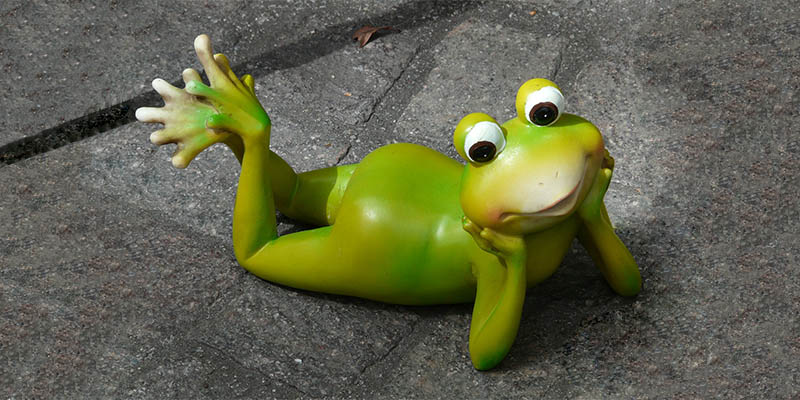
#> input picture frog.jpg, 800 x 400 px, found by its file name; its folder holds only this picture in this run
$ python task2.py --path .. --width 100 --height 100
#> lines starting #> are read from the running program, lines starting #| are printed output that depends on the picture
import argparse
from PIL import Image
import os


parser = argparse.ArgumentParser()
parser.add_argument('--path', required=True, type=str)
parser.add_argument('--width', required=True, type=int)
parser.add_argument('--height', required=True, type=int)
r = parser.parse_args()

files = os.listdir(r.path)
images = filter(lambda x: x.endswith('.jpg'), files)

for i in images:
    j = Image.open(i)
#> j is the input picture: PIL image 800x400 RGB; mean R, G, B 97.8, 99.8, 75.4
    j.thumbnail((r.width, r.height))
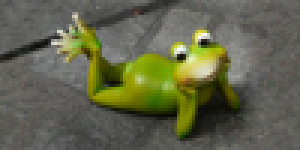
#> j: PIL image 100x50 RGB (shown 3 times larger); mean R, G, B 97.8, 99.8, 75.4
    j.save(i.replace('.jpg', '-edited.jpg'))
